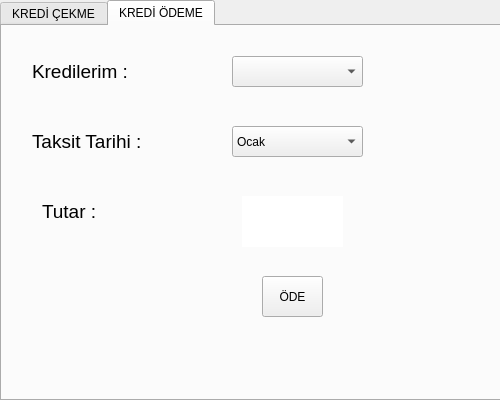
<?xml version="1.0" encoding="UTF-8"?>
<ui version="4.0">
 <class>Kredi</class>
 <widget class="QMainWindow" name="Kredi">
  <property name="geometry">
   <rect>
    <x>0</x>
    <y>0</y>
    <width>500</width>
    <height>400</height>
   </rect>
  </property>
  <property name="windowTitle">
   <string>KREDİ İŞLEMLERİ</string>
  </property>
  <widget class="QWidget" name="centralwidget">
   <widget class="QTabWidget" name="tabWidget">
    <property name="geometry">
     <rect>
      <x>0</x>
      <y>0</y>
      <width>501</width>
      <height>401</height>
     </rect>
    </property>
    <property name="currentIndex">
     <number>1</number>
    </property>
    <widget class="QWidget" name="tab">
     <attribute name="title">
      <string>KREDİ ÇEKME</string>
     </attribute>
     <widget class="QLabel" name="label">
      <property name="geometry">
       <rect>
        <x>30</x>
        <y>35</y>
        <width>161</width>
        <height>21</height>
       </rect>
      </property>
      <property name="font">
       <font>
        <pointsize>14</pointsize>
       </font>
      </property>
      <property name="text">
       <string>Kredi Türü :</string>
      </property>
      <property name="alignment">
       <set>Qt::AlignLeading|Qt::AlignLeft|Qt::AlignVCenter</set>
      </property>
     </widget>
     <widget class="QComboBox" name="comboBox">
      <property name="geometry">
       <rect>
        <x>240</x>
        <y>31</y>
        <width>141</width>
        <height>31</height>
       </rect>
      </property>
      <item>
       <property name="text">
        <string>Seçiniz</string>
       </property>
      </item>
      <item>
       <property name="text">
        <string>Teminata Göre</string>
       </property>
      </item>
      <item>
       <property name="text">
        <string>Vadesine Göre</string>
       </property>
      </item>
      <item>
       <property name="text">
        <string>Kurumsal Krediler</string>
       </property>
      </item>
     </widget>
     <widget class="QLabel" name="label_2">
      <property name="geometry">
       <rect>
        <x>30</x>
        <y>95</y>
        <width>161</width>
        <height>21</height>
       </rect>
      </property>
      <property name="font">
       <font>
        <pointsize>14</pointsize>
       </font>
      </property>
      <property name="text">
       <string>Tutar :</string>
      </property>
      <property name="alignment">
       <set>Qt::AlignLeading|Qt::AlignLeft|Qt::AlignVCenter</set>
      </property>
     </widget>
     <widget class="QLabel" name="label_3">
      <property name="geometry">
       <rect>
        <x>30</x>
        <y>170</y>
        <width>171</width>
        <height>21</height>
       </rect>
      </property>
      <property name="font">
       <font>
        <pointsize>14</pointsize>
       </font>
      </property>
      <property name="text">
       <string>Taksit Seçenekleri :</string>
      </property>
      <property name="alignment">
       <set>Qt::AlignLeading|Qt::AlignLeft|Qt::AlignVCenter</set>
      </property>
     </widget>
     <widget class="QComboBox" name="comboBox_3">
      <property name="geometry">
       <rect>
        <x>250</x>
        <y>170</y>
        <width>141</width>
        <height>31</height>
       </rect>
      </property>
     </widget>
     <widget class="QPushButton" name="pushButton_3">
      <property name="geometry">
       <rect>
        <x>290</x>
        <y>240</y>
        <width>61</width>
        <height>41</height>
       </rect>
      </property>
      <property name="text">
       <string>ÇEK</string>
      </property>
     </widget>
     <widget class="QLineEdit" name="lineEdit">
      <property name="geometry">
       <rect>
        <x>270</x>
        <y>90</y>
        <width>71</width>
        <height>51</height>
       </rect>
      </property>
      <property name="alignment">
       <set>Qt::AlignCenter</set>
      </property>
     </widget>
    </widget>
    <widget class="QWidget" name="widget">
     <attribute name="title">
      <string>KREDİ ÖDEME</string>
     </attribute>
     <widget class="QLabel" name="label_4">
      <property name="geometry">
       <rect>
        <x>30</x>
        <y>30</y>
        <width>121</width>
        <height>31</height>
       </rect>
      </property>
      <property name="font">
       <font>
        <pointsize>14</pointsize>
       </font>
      </property>
      <property name="text">
       <string>Kredilerim :</string>
      </property>
     </widget>
     <widget class="QComboBox" name="comboBox_4">
      <property name="geometry">
       <rect>
        <x>230</x>
        <y>30</y>
        <width>131</width>
        <height>31</height>
       </rect>
      </property>
     </widget>
     <widget class="QLabel" name="label_5">
      <property name="geometry">
       <rect>
        <x>30</x>
        <y>105</y>
        <width>121</width>
        <height>21</height>
       </rect>
      </property>
      <property name="font">
       <font>
        <pointsize>14</pointsize>
       </font>
      </property>
      <property name="text">
       <string>Taksit Tarihi :</string>
      </property>
     </widget>
     <widget class="QComboBox" name="comboBox_5">
      <property name="geometry">
       <rect>
        <x>230</x>
        <y>100</y>
        <width>131</width>
        <height>31</height>
       </rect>
      </property>
      <item>
       <property name="text">
        <string>Ocak</string>
       </property>
      </item>
      <item>
       <property name="text">
        <string>Şubat</string>
       </property>
      </item>
      <item>
       <property name="text">
        <string>Mart</string>
       </property>
      </item>
      <item>
       <property name="text">
        <string>Nisan</string>
       </property>
      </item>
      <item>
       <property name="text">
        <string>Mayıs</string>
       </property>
      </item>
      <item>
       <property name="text">
        <string>Haziran</string>
       </property>
      </item>
      <item>
       <property name="text">
        <string>Temmuz</string>
       </property>
      </item>
      <item>
       <property name="text">
        <string>Ağustos</string>
       </property>
      </item>
      <item>
       <property name="text">
        <string>Eylül</string>
       </property>
      </item>
      <item>
       <property name="text">
        <string>Ekim</string>
       </property>
      </item>
      <item>
       <property name="text">
        <string>Kasım</string>
       </property>
      </item>
      <item>
       <property name="text">
        <string>Aralık</string>
       </property>
      </item>
     </widget>
     <widget class="QLabel" name="label_6">
      <property name="geometry">
       <rect>
        <x>40</x>
        <y>170</y>
        <width>81</width>
        <height>31</height>
       </rect>
      </property>
      <property name="font">
       <font>
        <pointsize>14</pointsize>
       </font>
      </property>
      <property name="text">
       <string>Tutar :</string>
      </property>
     </widget>
     <widget class="QLabel" name="label_7">
      <property name="geometry">
       <rect>
        <x>240</x>
        <y>170</y>
        <width>101</width>
        <height>51</height>
       </rect>
      </property>
      <property name="styleSheet">
       <string notr="true">background-color: rgb(255, 255, 255);</string>
      </property>
      <property name="text">
       <string/>
      </property>
      <property name="alignment">
       <set>Qt::AlignCenter</set>
      </property>
     </widget>
     <widget class="QPushButton" name="pushButton_4">
      <property name="geometry">
       <rect>
        <x>260</x>
        <y>250</y>
        <width>61</width>
        <height>41</height>
       </rect>
      </property>
      <property name="text">
       <string>ÖDE</string>
      </property>
     </widget>
    </widget>
   </widget>
  </widget>
 </widget>
 <resources/>
 <connections/>
</ui>
